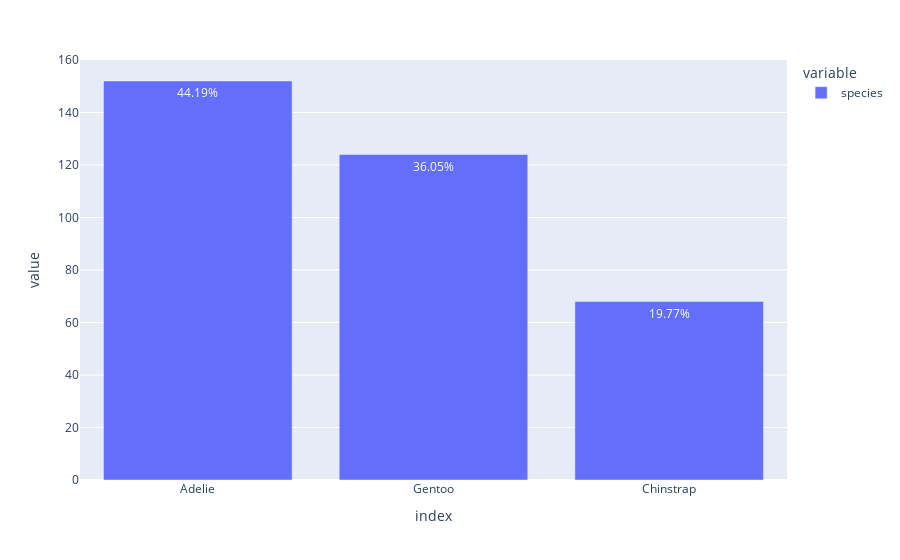

The cell this chart's notebook holds for it:
### Code cell
px.bar(df.species.value_counts(), text=[f'{len(df[df.species==s])*100/len(df):.2f}%' for s in df.species.unique()])

### Figure 1 — Plotly figure (JSON) as saved in the notebook; plotly's stock layout.template omitted (floating-point values rounded to 4 significant figures)
{"data": [{"alignmentgroup": "True", "hovertemplate": "variable=species<br>index=%{x}<br>value=%{y}<br>text=%{text}<extra></extra>", "legendgroup": "species", "marker": {"color": "#636efa", "pattern": {"shape": ""}}, "name": "species", "offsetgroup": "species", "orientation": "v", "showlegend": true, "text": ["44.19%", "36.05%", "19.77%"], "textposition": "auto", "type": "bar", "x": ["Adelie", "Gentoo", "Chinstrap"], "xaxis": "x", "y": [152, 124, 68], "yaxis": "y"}], "layout": {"barmode": "relative", "legend": {"title": {"text": "variable"}, "tracegroupgap": 0}, "margin": {"t": 60}, "xaxis": {"anchor": "y", "domain": [0, 1], "title": {"text": "index"}}, "yaxis": {"anchor": "x", "domain": [0, 1], "title": {"text": "value"}}}}
